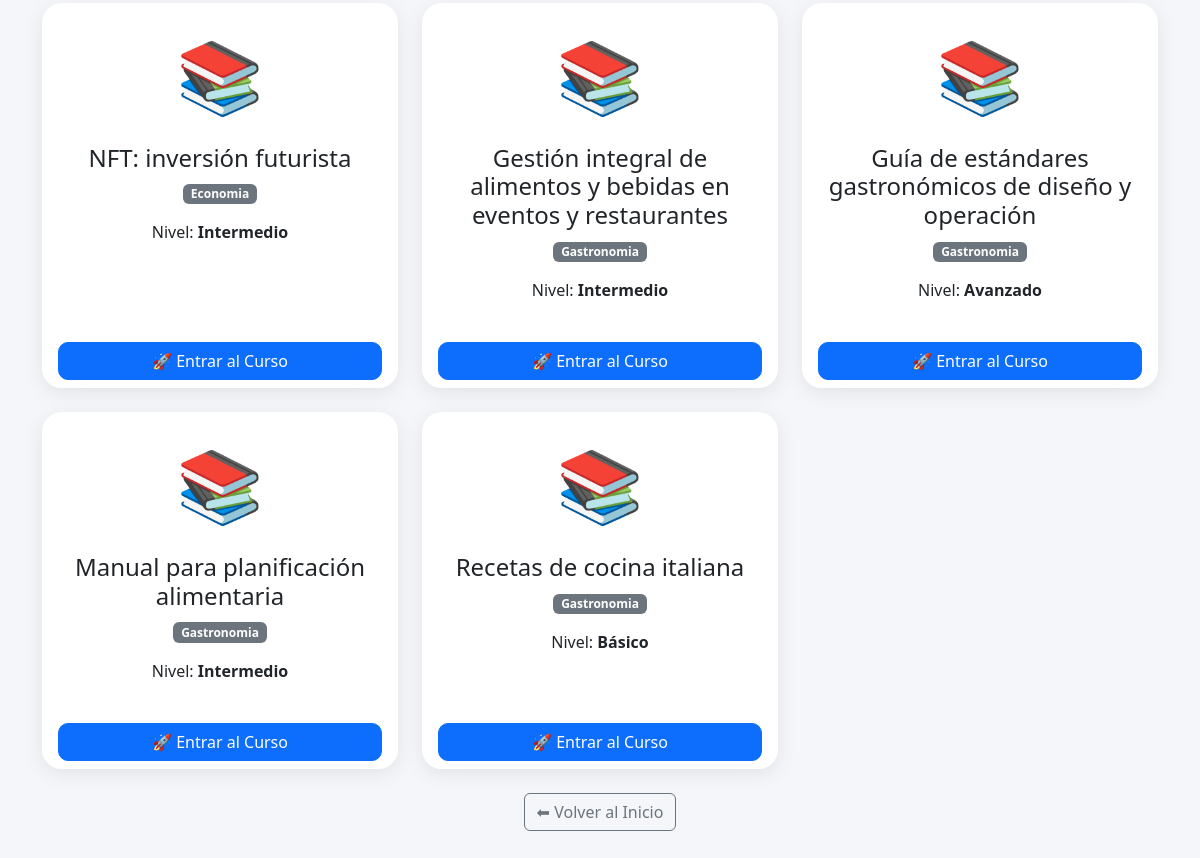
The page /cursos (lower part) on the database as committed earlier.
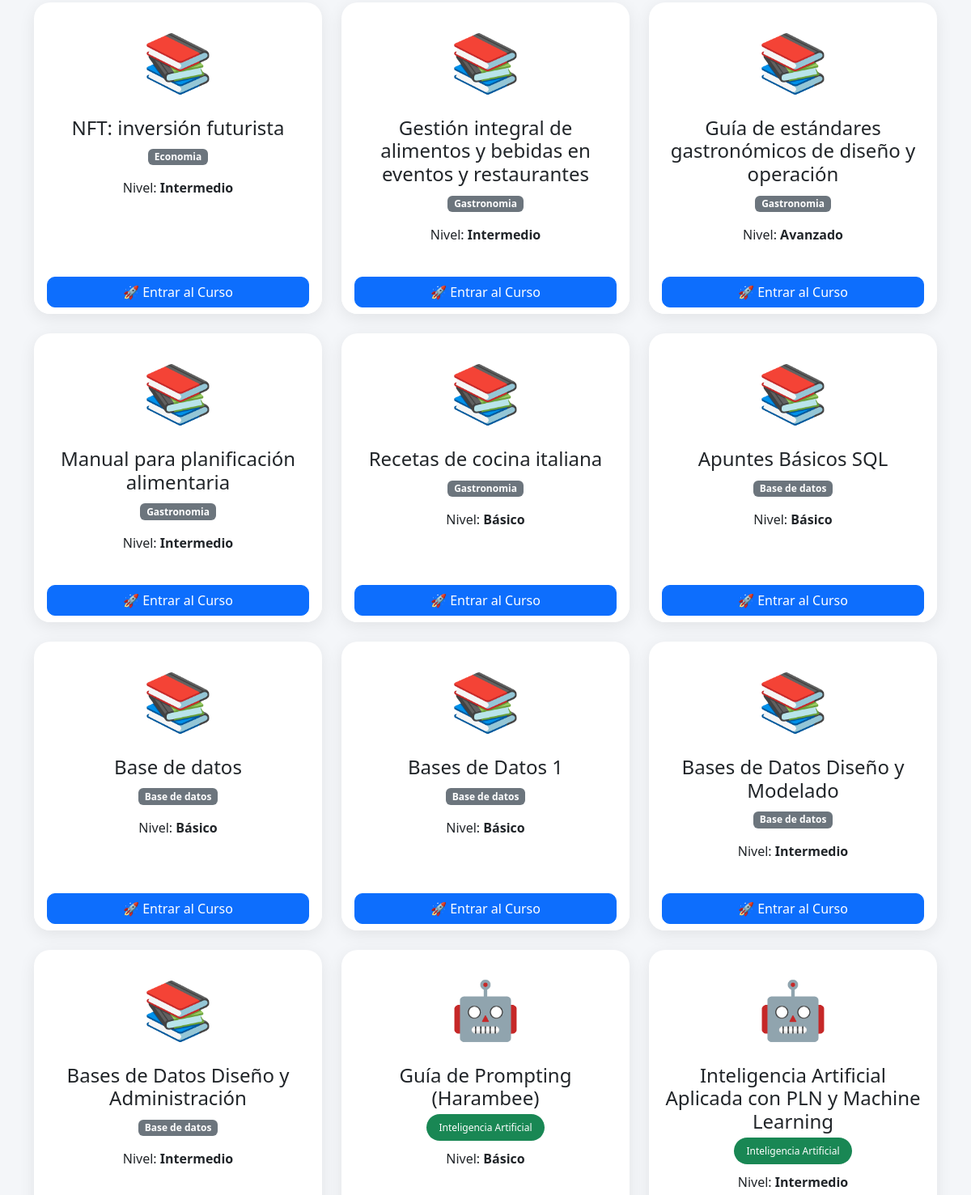
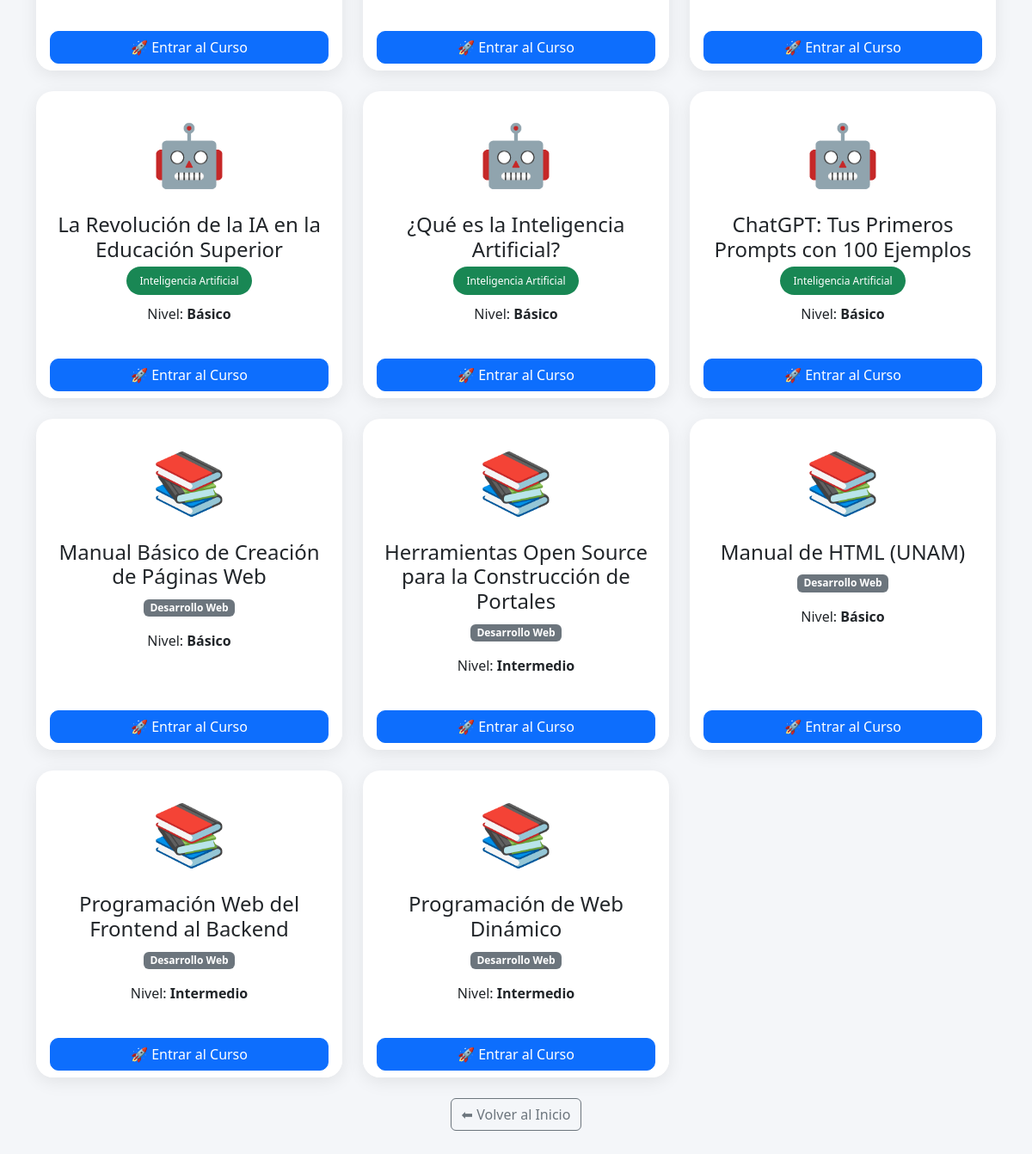
The same page on the database as committed later (2 pictures, top to bottom).
### tables this page shows
CREATE TABLE cursos(
        id INTEGER PRIMARY KEY AUTOINCREMENT,
        nombre TEXT,
        categoria TEXT,
        nivel TEXT
    );

### app.py (the view)
@app.route('/cursos')
def cursos():
    conn = sqlite3.connect("cursos.db")
    cursor = conn.cursor()
    cursor.execute("SELECT * FROM cursos")
    cursos = cursor.fetchall()
    conn.close()
    return render_template("cursos_usuario.html", cursos=cursos)

### templates/cursos_usuario.html (shortened to what this page needs)
<!DOCTYPE html>
<html lang="es">
<head>
<link href="https://cdn.jsdelivr.net/npm/bootstrap@5.3.3/dist/css/bootstrap.min.css" rel="stylesheet">
</head>
<body>
<div class="container">
<div class="row mt-5" id="contenedorCursos">
    {% for c in cursos %}
    <div class="col-md-4 mb-4 curso">
        <div class="card card-curso h-100">
            <div class="icono">
                {% if c[2] == "Programación" %}
                    💻
                {% elif c[2] == "Base de Datos" %}
                    🗄️
                {% elif c[2] == "Inteligencia Artificial" %}
                    🤖
                {% elif c[2] == "Redes" %}
                    🌐
                {% elif c[2] == "Ciberseguridad" %}
                    🔒
                {% else %}
                    📚
                {% endif %}
            </div>
            <div class="card-body text-center">
                <h4 class="titulo-curso">
                    {{ c[1] }}
                </h4>
                {% if c[2] == "Programación" %}
                    <span class="badge-categoria programacion">
                        {{ c[2] }}
                    </span>
                {% elif c[2] == "Base de Datos" %}
                    <span class="badge-categoria basedatos">
                        {{ c[2] }}
                    </span>
                {% elif c[2] == "Inteligencia Artificial" %}
                    <span class="badge-categoria ia">
                        {{ c[2] }}
                    </span>
                {% elif c[2] == "Redes" %}
                    <span class="badge-categoria redes">
                        {{ c[2] }}
                    </span>
                {% elif c[2] == "Ciberseguridad" %}
                    <span class="badge-categoria ciber">
                        {{ c[2] }}
                    </span>
                {% else %}
                    <span class="badge bg-secondary">
                        {{ c[2] }}
                    </span>
                {% endif %}
                <p class="mt-3">
                    Nivel:
                    <strong>{{ c[3] }}</strong>
                </p>
            </div>
            <div class="card-footer bg-white border-0">
                <a href="/curso/{{ c[0] }}"
                   class="btn btn-primary btn-curso">
                    🚀 Entrar al Curso
                </a>
            </div>
        </div>
    </div>
    {% endfor %}
</div>
<div class="text-center mb-5">
    <a href="/" class="btn btn-outline-secondary">
        ⬅ Volver al Inicio
    </a>
</div>
</div>
</body>
</html>

### templates/cursos_usuario.html (style rules this page uses)
body { background:#f4f6f9; font-family:'Segoe UI',sans-serif; }
.card-curso { border:none; border-radius:20px; overflow:hidden; transition:.3s; box-shadow:0 5px 20px rgba(0,0,0,.08); }
.icono { font-size:70px; text-align:center; padding-top:20px; }
.badge-categoria { padding:8px 15px; border-radius:20px; color:white; font-size:12px; }
.ia { background:#198754; }
.btn-curso { width:100%; border-radius:10px; }

Rows that differ between the two databases and show on the page:
added cursos: nombre "Apuntes Básicos SQL", categoria "Base de datos", nivel "Básico"
added cursos: nombre "Base de datos", categoria "Base de datos", nivel "Básico"
added cursos: nombre "Bases de Datos 1", categoria "Base de datos", nivel "Básico"
added cursos: nombre "Bases de Datos Diseño y Modelado", categoria "Base de datos", nivel "Intermedio"
added cursos: nombre "Bases de Datos Diseño y Administración", categoria "Base de datos", nivel "Intermedio"
added cursos: nombre "Guía de Prompting (Harambee)", categoria "Inteligencia Artificial", nivel "Básico"
added cursos: nombre "Inteligencia Artificial Aplicada con PLN y Machine Learning", categoria "Inteligencia Artificial", nivel "Intermedio"
added cursos: nombre "La Revolución de la IA en la Educación Superior", categoria "Inteligencia Artificial", nivel "Básico"
added cursos: nombre "¿Qué es la Inteligencia Artificial?", categoria "Inteligencia Artificial", nivel "Básico"
added cursos: nombre "ChatGPT: Tus Primeros Prompts con 100 Ejemplos", categoria "Inteligencia Artificial", nivel "Básico"
added cursos: nombre "Manual Básico de Creación de Páginas Web", categoria "Desarrollo Web", nivel "Básico"
added cursos: nombre "Herramientas Open Source para la Construcción de Portales", categoria "Desarrollo Web", nivel "Intermedio"
added cursos: nombre "Manual de HTML (UNAM)", categoria "Desarrollo Web", nivel "Básico"
added cursos: nombre "Programación Web del Frontend al Backend", categoria "Desarrollo Web", nivel "Intermedio"
added cursos: nombre "Programación de Web Dinámico", categoria "Desarrollo Web", nivel "Intermedio"
